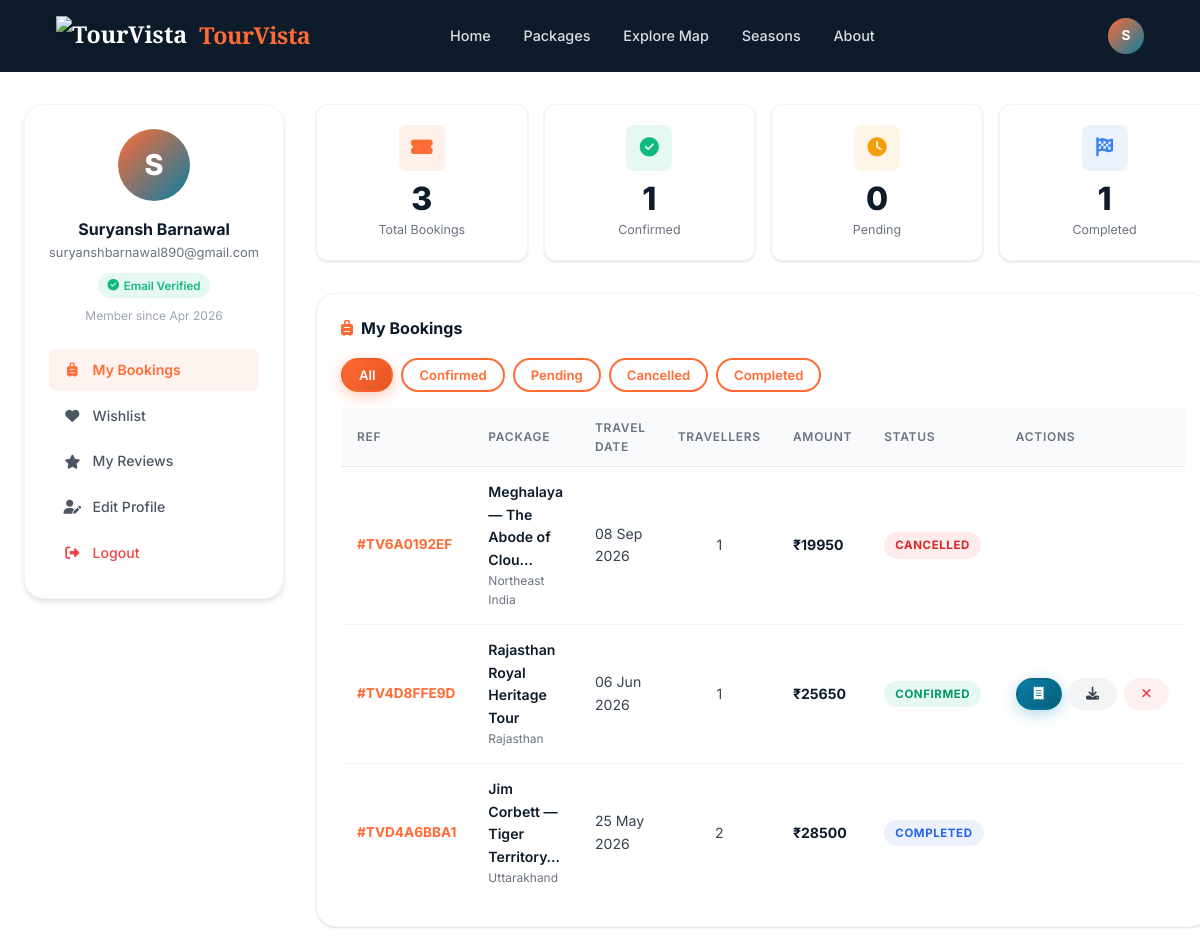
The page /accounts/dashboard/ (signed in, upper part) on the database as committed earlier.
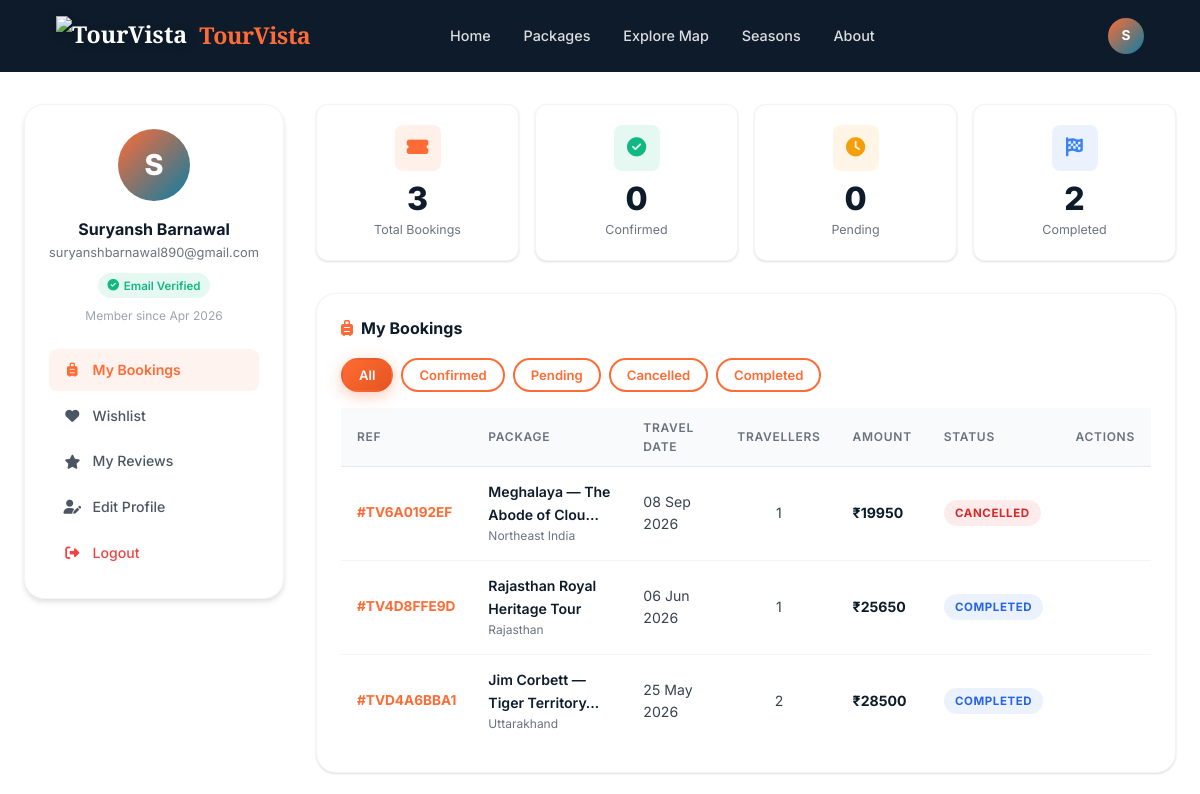
The same page on the database as committed later.
### bookings/models.py (models this page shows, shortened)
class Booking(models.Model):
    booking_ref = models.CharField(max_length=12, unique=True, blank=True)
    user = models.ForeignKey(User, on_delete=models.CASCADE, related_name='bookings')
    package = models.ForeignKey(TourPackage, on_delete=models.CASCADE, related_name='bookings')
    first_name = models.CharField(max_length=50)
    last_name = models.CharField(max_length=50)
    email = models.EmailField()
    phone = models.CharField(max_length=15)
    num_travellers = models.PositiveIntegerField(default=1)
    travel_date = models.DateField()
    special_requests = models.TextField(blank=True)
    price_per_person = models.DecimalField(max_digits=10, decimal_places=2)
    total_amount = models.DecimalField(max_digits=12, decimal_places=2)
    status = models.CharField(max_length=20, choices=BOOKING_STATUS, default='pending')
    created_at = models.DateTimeField(auto_now_add=True)
    updated_at = models.DateTimeField(auto_now=True)
    class Meta:
        ordering = ['-created_at']

### core/models.py (models this page shows, shortened)
class TourPackage(models.Model):
    title = models.CharField(max_length=255)
    slug = models.SlugField(unique=True, blank=True)
    destination = models.ForeignKey(Destination, on_delete=models.SET_NULL, null=True, blank=True)
    state = models.CharField(max_length=50, choices=INDIAN_STATES, default='rajasthan')
    description = models.TextField()
    highlights = models.TextField(blank=True, help_text="One highlight per line")
    itinerary = models.TextField(blank=True, help_text="Day-wise itinerary")
    inclusions = models.TextField(blank=True)
    exclusions = models.TextField(blank=True)
    duration_days = models.PositiveIntegerField(default=3)
    max_group_size = models.PositiveIntegerField(default=20)
    price_per_person = models.DecimalField(max_digits=10, decimal_places=2)
    discount_percent = models.PositiveIntegerField(default=0)
    difficulty = models.CharField(max_length=20, choices=DIFFICULTY_LEVELS, default='easy')
    best_season = models.CharField(max_length=20, choices=SEASONS, default='all')
    transportation = models.CharField(max_length=30, choices=TRANSPORT_CHOICES, default='flight')
    accommodation = models.CharField(max_length=30, choices=ACCOMMODATION_CHOICES, default='hotel')
    hotel_name = models.CharField(max_length=255, blank=True, help_text="Specific hotel name, e.g. Taj Lake Palace")
    hotel_star_rating = models.PositiveIntegerField(
        null=True, blank=True,
        choices=[(i, f'{i} Star') for i in range(1, 6)],
        help_text="Hotel star rating 1–5"
    )
    transport_details = models.CharField(max_length=255, blank=True, help_text="e.g. Indigo Flight + Private Innova Crysta")
    main_image = models.ImageField(upload_to='packages/', null=True, blank=True)
    image_2 = models.ImageField(upload_to='packages/', null=True, blank=True)
    image_3 = models.ImageField(upload_to='packages/', null=True, blank=True)
    image_4 = models.ImageField(upload_to='packages/', null=True, blank=True)
    is_featured = models.BooleanField(default=False)
    is_active = models.BooleanField(default=True)
    created_at = models.DateTimeField(auto_now_add=True)
    updated_at = models.DateTimeField(auto_now=True)
    city_name = models.CharField(max_length=100, blank=True, help_text="City name for weather API (e.g. Jaipur)")
    class Meta:
        ordering = ['-is_featured', '-created_at']
    def get_absolute_url(self):
        return reverse('core:package_detail', kwargs={'slug': self.slug})

### accounts/views.py (the view)
# urls.py: path('dashboard/', views.dashboard, name='dashboard'),
@login_required
def dashboard(request):
    user = request.user
    if user.is_staff:
        return redirect('accounts:admin_dashboard')
    bookings = Booking.objects.filter(user=user).select_related('package').order_by('-created_at')
    total_bookings = bookings.count()
    confirmed = bookings.filter(status='confirmed').count()
    pending = bookings.filter(status='pending').count()
    completed = bookings.filter(status='completed').count()
    from core.models import Wishlist
    wishlist = Wishlist.objects.filter(user=user).select_related('package').order_by('-added_at')
    from core.models import Review
    reviews = Review.objects.filter(user=user).select_related('package').order_by('-created_at')[:5]
    profile, _ = UserProfile.objects.get_or_create(user=user)
    context = {
        'bookings': bookings,
        'total_bookings': total_bookings,
        'confirmed': confirmed,
        'pending': pending,
        'completed': completed,
        'wishlist': wishlist,
        'reviews': reviews,
        'profile': profile,
    }
    return render(request, 'accounts/dashboard.html', context)

### accounts/models.py (called while the page is built)
    @property
    def full_name(self):
        return f"{self.user.first_name} {self.user.last_name}".strip() or self.user.username

### templates/accounts/dashboard.html (shortened to what the changed rows need)
{% extends 'base.html' %}
{% load static %}
{% block content %}
<div class="container" style="padding-top:calc(var(--navbar-height) + 2rem);padding-bottom:3rem">
  <div class="dashboard-layout" style="padding-top:0">
    <div>
      <div class="dash-stat-grid">
        <div class="dash-stat">
          <div class="stat-icon" style="background:rgba(16,185,129,.1)"><i class="fas fa-check-circle" style="color:var(--success)"></i></div>
          <div class="stat-num">{{ confirmed }}</div>
          <div class="stat-label">Confirmed</div>
        </div>
        <div class="dash-stat">
          <div class="stat-icon" style="background:rgba(59,130,246,.1)"><i class="fas fa-flag-checkered" style="color:var(--info)"></i></div>
          <div class="stat-num">{{ completed }}</div>
          <div class="stat-label">Completed</div>
        </div>
      </div>
      <div class="dash-section" id="bookings">
        {% if bookings %}
        <div style="overflow-x:auto">
          <table class="booking-table" id="bookings-table">
            <thead>
              <tr>
                <th>Ref</th>
                <th>Package</th>
                <th>Travel Date</th>
                <th>Travellers</th>
                <th>Amount</th>
                <th>Status</th>
                <th>Actions</th>
              </tr>
            </thead>
            <tbody>
              {% for booking in bookings %}
              <tr data-status="{{ booking.status }}">
                <td style="font-weight:700;color:var(--saffron);font-size:.85rem">#{{ booking.booking_ref }}</td>
                <td>
                  <a href="{{ booking.package.get_absolute_url }}" style="font-weight:600;color:var(--navy);font-size:.88rem">{{ booking.package.title|truncatechars:30 }}</a>
                  <div style="font-size:.75rem;color:var(--gray-500)">{{ booking.package.get_state_display }}</div>
                </td>
                <td style="font-size:.88rem">{{ booking.travel_date|date:"d M Y" }}</td>
                <td style="font-size:.88rem;text-align:center">{{ booking.num_travellers }}</td>
                <td style="font-weight:700;color:var(--navy);font-size:.88rem">₹{{ booking.total_amount|floatformat:0 }}</td>
                <td><span class="status-badge {{ booking.status }}">{{ booking.get_status_display }}</span></td>
                <td>
                  <div style="display:flex;gap:.4rem">
                    {% if booking.status == 'confirmed' %}
                    <a href="{% url 'bookings:receipt' booking.booking_ref %}" class="btn btn-sm btn-teal" title="View Receipt"><i class="fas fa-receipt"></i></a>
                    <a href="{% url 'bookings:download_receipt' booking.booking_ref %}" class="btn btn-sm" style="background:var(--gray-100);color:var(--gray-700)" title="Download PDF"><i class="fas fa-download"></i></a>
                    {% elif booking.status == 'pending' %}
                    <a href="{% url 'bookings:payment' booking.booking_ref %}" class="btn btn-sm btn-primary" title="Complete Payment"><i class="fas fa-credit-card"></i> Pay</a>
                    {% endif %}
                    {% if booking.status in 'pending,confirmed' %}
                    <a href="{% url 'bookings:cancel' booking.booking_ref %}" class="btn btn-sm" style="background:rgba(239,68,68,.08);color:var(--danger)" title="Cancel"><i class="fas fa-times"></i></a>
                    {% endif %}
                  </div>
                </td>
              </tr>
              {% endfor %}
            </tbody>
          </table>
        </div>
        {% endif %}
      </div>
    </div>
  </div>
</div>
{% endblock %}

Rows that differ between the two databases and show on the page:
changed Booking "06 Jun 2026": status "CONFIRMED" → "COMPLETED"
Other text that changed with them:
{{ confirmed }}: "1" → "0"
{{ completed }}: "1" → "2"
